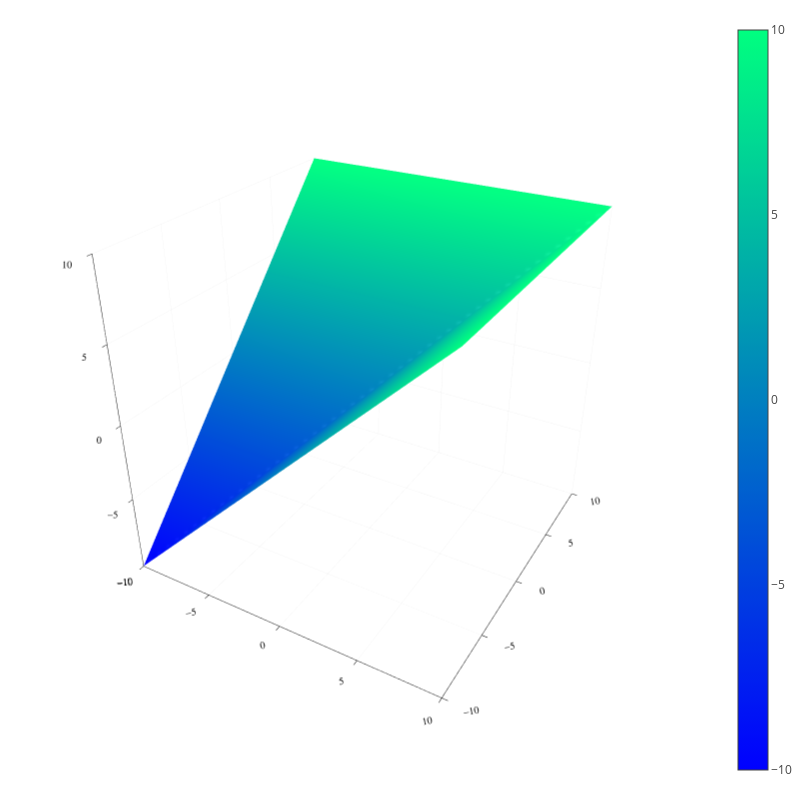

The notebook cell this image was saved under:
### Code cell
x1 = range(-10, 10, length = 50)
x2 = copy(x1)

# Some convex functions
# f(x,y) = x^2 + 2y^2
#f(x,y) = exp(x)+ exp(y)
# f(x1,x2) = 2x1 + 6x2 - 2x1^2 - 3x2^2 + 4x1*x2


#Quasi convex
# f(x,y) = log(x^2 + y^2)
# f(x,y) = (x^2 + y^2)^(1/2)
f(x,y) = max(x,y)

surface(x1, x2, f, 
    color =:winter,
    xaxis = (-10,10),
    yaxis = (-10,10)
)

### Figure 1 — Plotly figure (JSON) as saved in the notebook; plotly's stock layout.template omitted (floating-point values rounded to 4 significant figures; data arrays with more than 128 entries replaced by an {"elided": "..."} marker saying what was removed)
{"data": [{"xaxis": "x", "colorbar": {"title": ""}, "colorscale": {"elided": "101x2 mixed values"}, "yaxis": "y", "zaxis": "z", "showscale": true, "x": [-10, -9.592, -9.184, -8.776, -8.367, -7.959, -7.551, -7.143, -6.735, -6.327, -5.918, -5.51, -5.102, -4.694, -4.286, -3.878, -3.469, -3.061, -2.653, -2.245, -1.837, -1.429, -1.02, -0.6122, -0.2041, 0.2041, 0.6122, 1.02, 1.429, 1.837, 2.245, 2.653, 3.061, 3.469, 3.878, 4.286, 4.694, 5.102, 5.51, 5.918, 6.327, 6.735, 7.143, 7.551, 7.959, 8.367, 8.776, 9.184, 9.592, 10], "showlegend": false, "name": "y1", "opacity": null, "zmin": -10, "z": {"elided": "50x50 float values"}, "zmax": 10, "y": [-10, -9.592, -9.184, -8.776, -8.367, -7.959, -7.551, -7.143, -6.735, -6.327, -5.918, -5.51, -5.102, -4.694, -4.286, -3.878, -3.469, -3.061, -2.653, -2.245, -1.837, -1.429, -1.02, -0.6122, -0.2041, 0.2041, 0.6122, 1.02, 1.429, 1.837, 2.245, 2.653, 3.061, 3.469, 3.878, 4.286, 4.694, 5.102, 5.51, 5.918, 6.327, 6.735, 7.143, 7.551, 7.959, 8.367, 8.776, 9.184, 9.592, 10], "type": "surface", "scene": "scene", "hoverinfo": "none"}], "layout": {"showlegend": true, "paper_bgcolor": "rgba(255, 255, 255, 1.000)", "annotations": [], "height": 800, "margin": {"l": 0, "b": 20, "r": 0, "t": 20}, "plot_bgcolor": "rgba(255, 255, 255, 1.000)", "scene": {"camera": {"eye": {"y": -1.95, "z": 1.3, "x": 1.126}}, "xaxis": {"tickangle": -10, "showline": true, "gridcolor": "rgba(0, 0, 0, 0.100)", "showticklabels": true, "gridwidth": 0.5, "titlefont": {"color": "rgba(0, 0, 0, 1.000)", "family": "sans-serif", "size": 15}, "visible": true, "ticks": "inside", "range": [-10, 10], "tickmode": "array", "tickvals": [-10, -5, 0, 5, 10], "tickcolor": "rgb(0, 0, 0)", "ticktext": ["−10", "−5", "0", "5", "10"], "linecolor": "rgba(0, 0, 0, 1.000)", "showgrid": true, "zeroline": false, "type": "-", "tickfont": {"color": "rgba(0, 0, 0, 1.000)", "family": "sans-serif", "size": 11}, "title": "", "zerolinecolor": "rgba(0, 0, 0, 1.000)", "mirror": false}, "domain": {"y": [0.02439, 0.9951], "x": [0.04016, 0.9951]}, "yaxis": {"tickangle": -10, "showline": true, "gridcolor": "rgba(0, 0, 0, 0.100)", "showticklabels": true, "gridwidth": 0.5, "titlefont": {"color": "rgba(0, 0, 0, 1.000)", "family": "sans-serif", "size": 15}, "visible": true, "ticks": "inside", "range": [-10, 10], "tickmode": "array", "tickvals": [-10, -5, 0, 5, 10], "tickcolor": "rgb(0, 0, 0)", "ticktext": ["−10", "−5", "0", "5", "10"], "linecolor": "rgba(0, 0, 0, 1.000)", "showgrid": true, "zeroline": false, "type": "-", "tickfont": {"color": "rgba(0, 0, 0, 1.000)", "family": "sans-serif", "size": 11}, "title": "", "zerolinecolor": "rgba(0, 0, 0, 1.000)", "mirror": false}, "zaxis": {"tickangle": 0, "showline": true, "gridcolor": "rgba(0, 0, 0, 0.100)", "showticklabels": true, "gridwidth": 0.5, "titlefont": {"color": "rgba(0, 0, 0, 1.000)", "family": "sans-serif", "size": 15}, "visible": true, "ticks": "inside", "range": [-10, 10], "tickmode": "array", "tickvals": [-10, -5, 0, 5, 10], "tickcolor": "rgb(0, 0, 0)", "ticktext": ["−10", "−5", "0", "5", "10"], "linecolor": "rgba(0, 0, 0, 1.000)", "showgrid": true, "zeroline": false, "type": "-", "tickfont": {"color": "rgba(0, 0, 0, 1.000)", "family": "sans-serif", "size": 11}, "title": "", "zerolinecolor": "rgba(0, 0, 0, 1.000)", "mirror": false}}, "legend": {"yanchor": "auto", "xanchor": "auto", "bordercolor": "rgba(0, 0, 0, 1.000)", "bgcolor": "rgba(255, 255, 255, 1.000)", "borderwidth": 1, "tracegroupgap": 0, "y": 1, "font": {"color": "rgba(0, 0, 0, 1.000)", "family": "sans-serif", "size": 11}, "title": {"font": {"color": "rgba(0, 0, 0, 1.000)", "family": "sans-serif", "size": 15}, "text": ""}, "traceorder": "normal", "x": 1}, "width": 800}}
